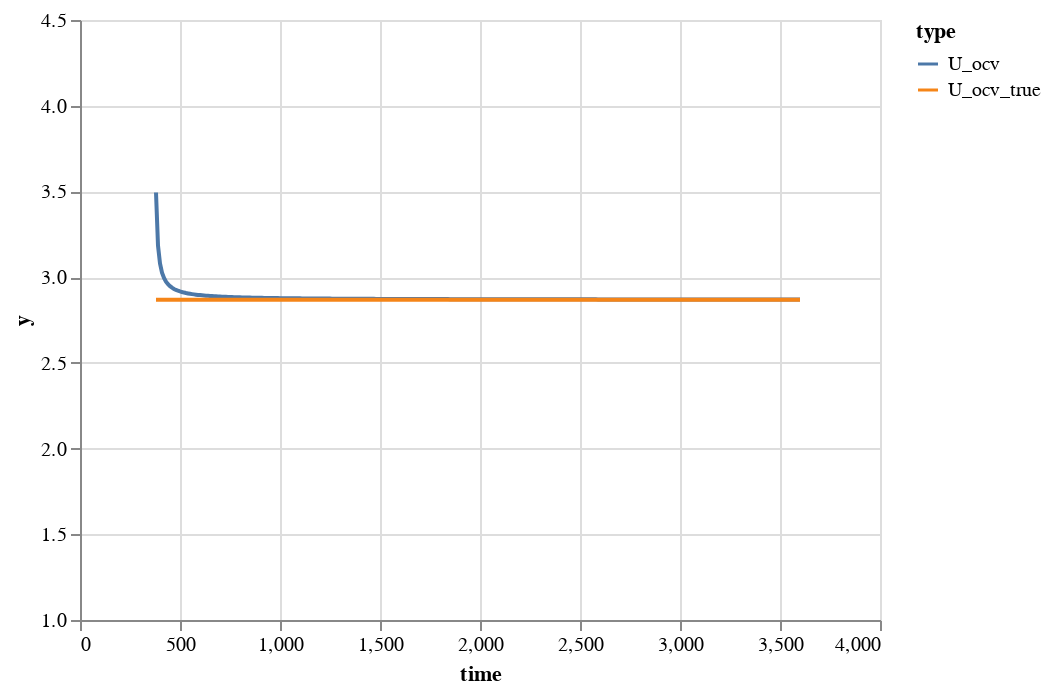

This figure's notebook cell:
### Code cell
df = pd.concat([
    pd.DataFrame({'y': vs_ocv, 'time': time, 'type': 'U_ocv'}),
    pd.DataFrame({'y': u_ocv[2:], 'time': time, 'type': 'U_ocv_true'}),
])

alt.Chart(df).mark_line().encode(
    x='time:Q',
    y=alt.Y('y:Q', scale=alt.Scale(domain=[1, 4.5], clamp=True)),
    color='type:N'
)

### Figure 1 — Vega-Lite specification as saved in the notebook (floating-point values rounded to 4 significant figures; data arrays with more than 128 entries replaced by an {"elided": "..."} marker saying what was removed)
{"config": {"view": {"continuousWidth": 400, "continuousHeight": 300}}, "data": {"name": "data-b20223a5ff43fe3ae95201762a703ab3"}, "mark": "line", "encoding": {"color": {"type": "nominal", "field": "type"}, "x": {"type": "quantitative", "field": "time"}, "y": {"type": "quantitative", "field": "y", "scale": {"clamp": true, "domain": [1, 4.5]}}}, "$schema": "https://vega.github.io/schema/vega-lite/v4.8.1.json", "datasets": {"data-b20223a5ff43fe3ae95201762a703ab3": {"elided": "646 records"}}}
